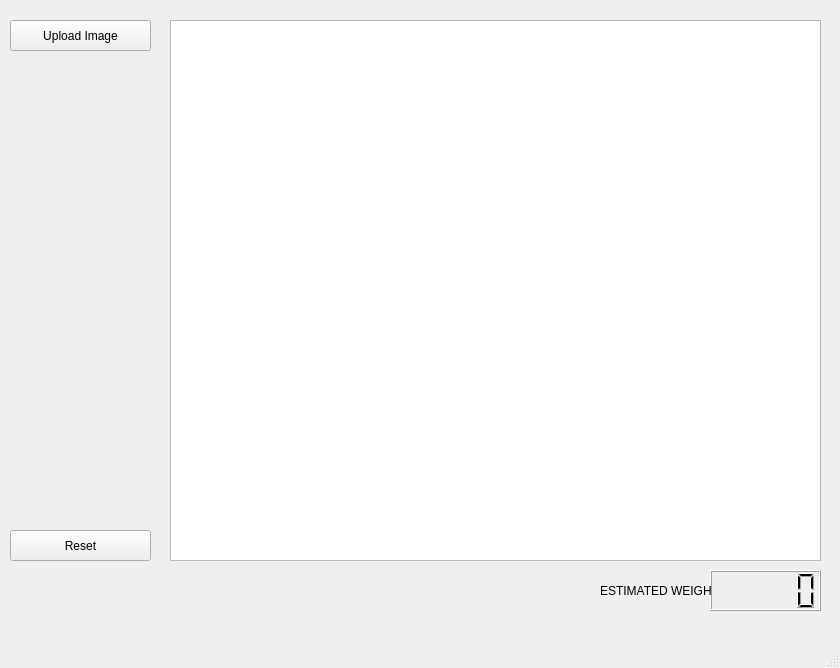
<?xml version="1.0" encoding="UTF-8"?>
<ui version="4.0">
 <class>MainForm</class>
 <widget class="QMainWindow" name="MainForm">
  <property name="geometry">
   <rect>
    <x>0</x>
    <y>0</y>
    <width>840</width>
    <height>668</height>
   </rect>
  </property>
  <property name="windowTitle">
   <string>Dressed Chicken Weight Estimator</string>
  </property>
  <property name="toolButtonStyle">
   <enum>Qt::ToolButtonIconOnly</enum>
  </property>
  <property name="animated">
   <bool>false</bool>
  </property>
  <property name="tabShape">
   <enum>QTabWidget::Rounded</enum>
  </property>
  <property name="unifiedTitleAndToolBarOnMac">
   <bool>false</bool>
  </property>
  <widget class="QWidget" name="centralwidget">
   <widget class="QPushButton" name="uploadImageBtn">
    <property name="geometry">
     <rect>
      <x>10</x>
      <y>20</y>
      <width>141</width>
      <height>31</height>
     </rect>
    </property>
    <property name="text">
     <string>Upload Image</string>
    </property>
   </widget>
   <widget class="QPushButton" name="resetBtn">
    <property name="geometry">
     <rect>
      <x>10</x>
      <y>530</y>
      <width>141</width>
      <height>31</height>
     </rect>
    </property>
    <property name="text">
     <string>Reset</string>
    </property>
   </widget>
   <widget class="QGraphicsView" name="imagePanelGV">
    <property name="geometry">
     <rect>
      <x>170</x>
      <y>20</y>
      <width>651</width>
      <height>541</height>
     </rect>
    </property>
    <property name="frameShadow">
     <enum>QFrame::Plain</enum>
    </property>
   </widget>
   <widget class="QLCDNumber" name="weightEstimateLcdNumber">
    <property name="geometry">
     <rect>
      <x>710</x>
      <y>570</y>
      <width>111</width>
      <height>41</height>
     </rect>
    </property>
    <property name="frameShape">
     <enum>QFrame::Box</enum>
    </property>
    <property name="lineWidth">
     <number>1</number>
    </property>
    <property name="smallDecimalPoint">
     <bool>false</bool>
    </property>
    <property name="mode">
     <enum>QLCDNumber::Dec</enum>
    </property>
   </widget>
   <widget class="QLabel" name="weightLbl">
    <property name="geometry">
     <rect>
      <x>600</x>
      <y>580</y>
      <width>111</width>
      <height>21</height>
     </rect>
    </property>
    <property name="text">
     <string>ESTIMATED WEIGHT:</string>
    </property>
   </widget>
  </widget>
  <widget class="QMenuBar" name="menubar">
   <property name="geometry">
    <rect>
     <x>0</x>
     <y>0</y>
     <width>840</width>
     <height>21</height>
    </rect>
   </property>
   <property name="nativeMenuBar">
    <bool>true</bool>
   </property>
  </widget>
  <widget class="QStatusBar" name="statusbar"/>
 </widget>
 <resources/>
 <connections/>
</ui>
